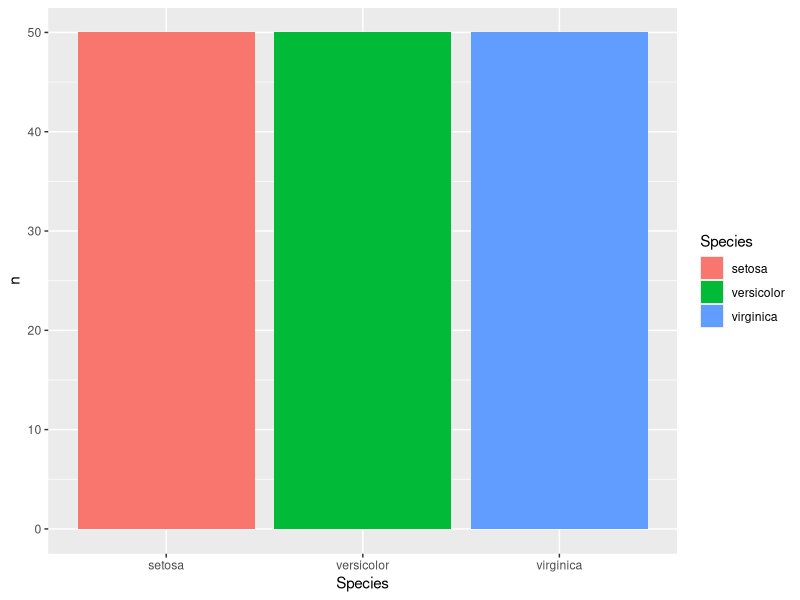

The R script that drew this image:
## ---- chunk 1
knitr::opts_chunk$set(echo = TRUE)
## ---- chunk 2
library(tidyverse)
mpg <- mpg
## ---- chunk 3
x <- filter(mpg, hwy >= 31)
newx <- mutate(x, hwy.kpl = hwy * 0.4251)
## ---- chunk 4
x <- mpg %>% 
  filter(hwy >= 31) %>%
  mutate(hwy.kpl = hwy * 0.4251)
## ---- chunk 5
#Option A:
mutate( 
      filter(iris, Sepal.Width > 4), 
    total_width = Sepal.Width + Petal.Width
  )
## ---- chunk 6
#Option B:
iris %>% 
  filter(Sepal.Width > 4) %>%
  mutate(total_width = Sepal.Width + Petal.Width)
## ---- chunk 7
iris %>% 
  count(Species, sort=TRUE) %>%
  mutate(Species=factor(Species, levels=Species)) %>%
  ggplot(aes(Species, n, fill=Species)) + geom_col()
